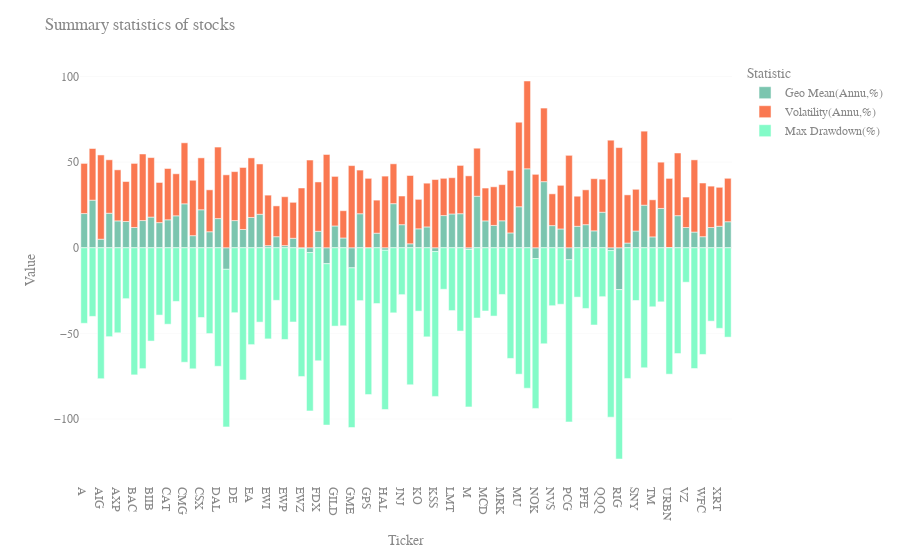

The notebook cell saved with this chart:
### Code cell
## Summary Statistics for each Asset
Freq = 252 # Daily trading frequency

# Functions for annualizing returns and standard deviation; x is a scalar input
def ann_ret(x):
    return (x+1)**Freq-1
def ann_std(x):
    return x*np.sqrt(Freq)

# Function used to find the Annualized geometric mean of x [note: x is series of weekly data]
def ann_geo_mean(x):
    n = len(x)
    return np.exp(np.sum(np.log(1+x)) * Freq / n) - 1

# Function used to find the Annualized Sharpe Ratio of x; x is a series of simple returns
def ann_sr(x):
    n = len(x)
    ret_expected = np.sum(x)/n # more widely used as arithmetic mean in sharpe ratio calculation
    ret_avg = np.sum(x)/n
    std_dev = np.sqrt( np.sum( (x - ret_avg)**2 ) / n ) # Assuming no risk free returns to be consistent with calculations of other strats
    annu_ret_expected = (ret_expected+1)**Freq-1
    annu_std_dev = std_dev * np.sqrt(Freq)
    return annu_ret_expected/annu_std_dev

# Function used to find the Maximum drawdown
def mdd(x):
    wealth = (x+1).cumprod() #x is a return vector
    cummax = wealth.cummax() #determine cumulative maximum value
    drawdown = wealth/cummax - 1 #calculate drawdown vector
    return drawdown.min()
# Output summary statistics information:
# Calculate and show the Mean, Geometric Mean, and Standard Deviation, Sharpe Ratio, Maximum Drawdown (with 2 decimals)
n_dec = 2
SumStat = pd.DataFrame(index = returns_df.set_index('date').columns)
SumStat['Geo Mean(Annu,%)'] = np.round( returns_df.set_index('date').apply(ann_geo_mean)*100, n_dec)
SumStat['Volatility(Annu,%)'] = np.round( ann_std(returns_df.set_index('date').std())*100 , n_dec)
SumStat['Sharpe Ratio (Annu)'] = np.round( returns_df.set_index('date').apply(ann_sr) , n_dec)
SumStat['Max Drawdown(%)'] = np.round(returns_df.set_index('date').apply(mdd)*100, n_dec)
display(SumStat)
sumstat_fig = px.bar(SumStat.drop(columns='Sharpe Ratio (Annu)'))
sumstat_fig.update_layout(title='Summary statistics of stocks',
                          xaxis_title="Ticker", yaxis_title="Value",
                          legend_title="Statistic")
sumstat_fig.show()

### Figure 1 — Plotly figure (JSON) as saved in the notebook; plotly's stock layout.template omitted (floating-point values rounded to 4 significant figures)
{"data": [{"alignmentgroup": "True", "hovertemplate": "variable=Geo Mean(Annu,%)<br>index=%{x}<br>value=%{y}<extra></extra>", "legendgroup": "Geo Mean(Annu,%)", "marker": {"color": "#7bc5af", "pattern": {"shape": ""}}, "name": "Geo Mean(Annu,%)", "offsetgroup": "Geo Mean(Annu,%)", "orientation": "v", "showlegend": true, "textposition": "auto", "type": "bar", "x": ["A", "ADBE", "AIG", "ATVI", "AXP", "AZN", "BAC", "BIDU", "BIIB", "BMY", "CAT", "CMCSA", "CMG", "COP", "CSX", "CVS", "DAL", "DB", "DE", "DISH", "EA", "EBAY", "EWI", "EWJ", "EWP", "EWU", "EWZ", "FCX", "FDX", "FSLR", "GILD", "GLD", "GME", "GOOGL", "GPS", "GSK", "HAL", "HD", "JNJ", "JWN", "KO", "KR", "KSS", "LLY", "LMT", "LOW", "M", "MA", "MCD", "MDT", "MRK", "MS", "MU", "NFLX", "NOK", "NVDA", "NVS", "ORCL", "PCG", "PEP", "PFE", "QCOM", "QQQ", "RAD", "RIG", "SLV", "SNY", "STX", "TM", "TXN", "URBN", "VMW", "VZ", "WDC", "WFC", "XLF", "XRT", "YUM"], "xaxis": "x", "y": [19.96, 27.78, 5, 20.15, 15.7, 15.33, 11.84, 15.88, 17.9, 14.68, 16.32, 18.65, 25.66, 7.06, 22.17, 9.35, 17.02, -12.58, 15.86, 10.67, 17.69, 19.56, 1.23, 6.46, 1.25, 5.53, -0.27, -2.81, 9.62, -9.32, 12.73, 5.71, -11.73, 19.86, -0.12, 8.51, -1.46, 25.74, 13.47, 2.31, 11.05, 12.17, -2.23, 18.79, 19.73, 19.88, -0.96, 30.09, 15.68, 13.04, 15.74, 8.66, 23.94, 46.08, -6.32, 38.58, 12.92, 10.97, -7.02, 12.53, 13.47, 9.87, 20.74, -1.67, -24.45, 2.75, 9.78, 24.85, 6.35, 22.95, 0.14, 18.73, 11.82, 9.16, 6.46, 11.81, 12.57, 15.19], "yaxis": "y"}, {"alignmentgroup": "True", "hovertemplate": "variable=Volatility(Annu,%)<br>index=%{x}<br>value=%{y}<extra></extra>", "legendgroup": "Volatility(Annu,%)", "marker": {"color": "#fa7851", "pattern": {"shape": ""}}, "name": "Volatility(Annu,%)", "offsetgroup": "Volatility(Annu,%)", "orientation": "v", "showlegend": true, "textposition": "auto", "type": "bar", "x": ["A", "ADBE", "AIG", "ATVI", "AXP", "AZN", "BAC", "BIDU", "BIIB", "BMY", "CAT", "CMCSA", "CMG", "COP", "CSX", "CVS", "DAL", "DB", "DE", "DISH", "EA", "EBAY", "EWI", "EWJ", "EWP", "EWU", "EWZ", "FCX", "FDX", "FSLR", "GILD", "GLD", "GME", "GOOGL", "GPS", "GSK", "HAL", "HD", "JNJ", "JWN", "KO", "KR", "KSS", "LLY", "LMT", "LOW", "M", "MA", "MCD", "MDT", "MRK", "MS", "MU", "NFLX", "NOK", "NVDA", "NVS", "ORCL", "PCG", "PEP", "PFE", "QCOM", "QQQ", "RAD", "RIG", "SLV", "SNY", "STX", "TM", "TXN", "URBN", "VMW", "VZ", "WDC", "WFC", "XLF", "XRT", "YUM"], "xaxis": "x", "y": [29.28, 30.15, 49.18, 31.19, 29.78, 23.33, 37.4, 38.86, 34.73, 23.43, 29.95, 24.54, 35.6, 32.34, 30.31, 24.46, 41.76, 42.57, 28.58, 36.19, 34.76, 29.36, 29.49, 17.98, 28.54, 20.99, 34.9, 51.21, 28.79, 54.45, 28.92, 15.92, 47.95, 25.49, 40.52, 19.29, 41.82, 23.27, 16.73, 39.87, 17.21, 25.53, 39.82, 21.74, 21.16, 28.19, 41.98, 28.02, 19.17, 22.55, 21.1, 36.49, 49.33, 51.26, 42.86, 42.96, 18.56, 25.47, 53.95, 17.56, 20.34, 30.45, 19.3, 62.79, 58.47, 28.12, 24.35, 43.21, 21.63, 27.01, 40.35, 36.59, 17.78, 42.14, 31.33, 24.16, 22.72, 25.36], "yaxis": "y"}, {"alignmentgroup": "True", "hovertemplate": "variable=Max Drawdown(%)<br>index=%{x}<br>value=%{y}<extra></extra>", "legendgroup": "Max Drawdown(%)", "marker": {"color": "#83fbc8", "pattern": {"shape": ""}}, "name": "Max Drawdown(%)", "offsetgroup": "Max Drawdown(%)", "orientation": "v", "showlegend": true, "textposition": "auto", "type": "bar", "x": ["A", "ADBE", "AIG", "ATVI", "AXP", "AZN", "BAC", "BIDU", "BIIB", "BMY", "CAT", "CMCSA", "CMG", "COP", "CSX", "CVS", "DAL", "DB", "DE", "DISH", "EA", "EBAY", "EWI", "EWJ", "EWP", "EWU", "EWZ", "FCX", "FDX", "FSLR", "GILD", "GLD", "GME", "GOOGL", "GPS", "GSK", "HAL", "HD", "JNJ", "JWN", "KO", "KR", "KSS", "LLY", "LMT", "LOW", "M", "MA", "MCD", "MDT", "MRK", "MS", "MU", "NFLX", "NOK", "NVDA", "NVS", "ORCL", "PCG", "PEP", "PFE", "QCOM", "QQQ", "RAD", "RIG", "SLV", "SNY", "STX", "TM", "TXN", "URBN", "VMW", "VZ", "WDC", "WFC", "XLF", "XRT", "YUM"], "xaxis": "x", "y": [-44.09, -40.07, -76.42, -51.9, -49.64, -29.71, -74.2, -70.56, -54.47, -39.3, -44.63, -31.3, -66.83, -70.66, -40.71, -50.09, -69.18, -91.98, -37.91, -77.14, -56.55, -43.41, -53.2, -30.69, -53.53, -43.33, -74.86, -92.44, -65.97, -94.18, -45.74, -45.56, -93.21, -30.87, -85.61, -32.56, -92.99, -37.99, -27.37, -80, -36.99, -52, -84.54, -24.24, -36.67, -48.63, -91.94, -41, -36.9, -39.88, -27.26, -64.6, -73.8, -81.99, -87.46, -56.04, -33.83, -32.97, -94.65, -28.82, -35.43, -45.08, -28.56, -97.22, -98.86, -76.28, -30.79, -70.05, -34.45, -31.57, -73.8, -61.75, -20.11, -70.49, -62.28, -42.86, -47.02, -52.17], "yaxis": "y"}], "layout": {"barmode": "relative", "legend": {"title": {"text": "Statistic"}, "tracegroupgap": 0}, "margin": {"t": 60}, "title": {"text": "Summary statistics of stocks"}, "xaxis": {"anchor": "y", "domain": [0, 1], "title": {"text": "Ticker"}}, "yaxis": {"anchor": "x", "domain": [0, 1], "title": {"text": "Value"}}}}
